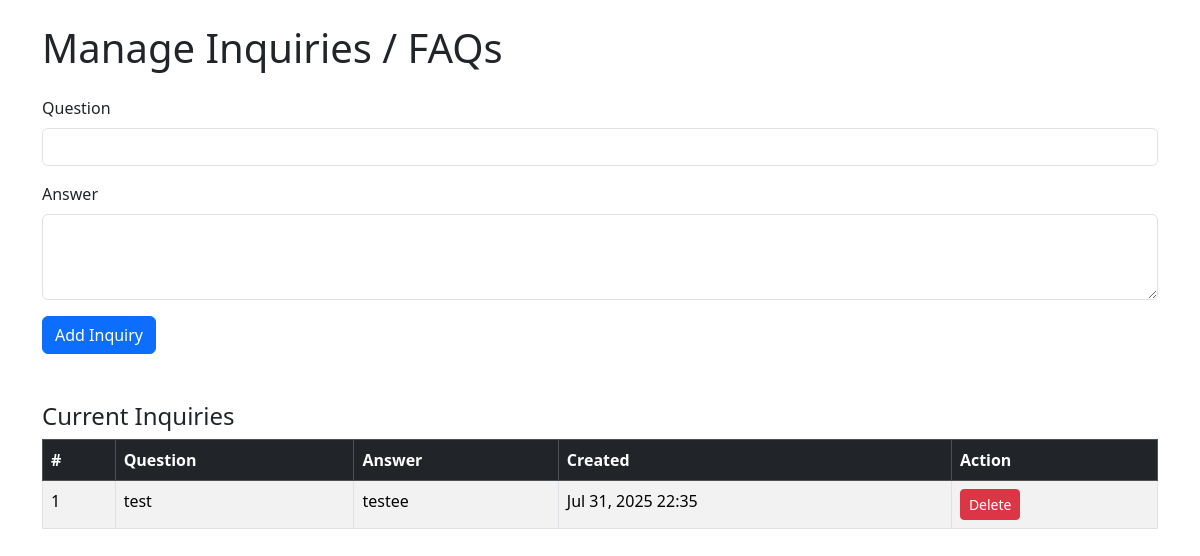
Page /inquiries/ on the earlier database version.
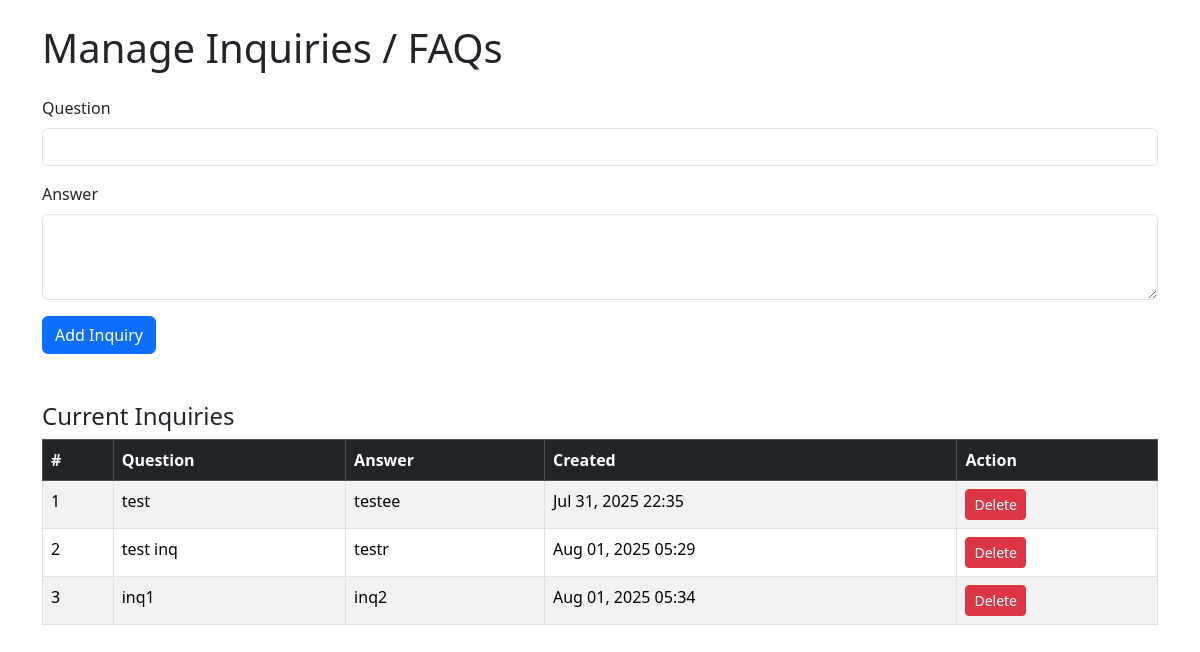
Same page on the later database version.
### apps/pages/models.py (models this page shows)
class Inquiry(models.Model):
    question = models.CharField(max_length=255)
    answer = models.TextField()
    created_at = models.DateTimeField(auto_now_add=True)

### apps/pages/super_admin.py (the view, shortened to what this page needs)
# urls.py: path('inquiries/', super_admin.inquiries_page, name='inquiries_page'),
def inquiries_page(request):
    inquiries = Inquiry.objects.all()
    return render(request, 'super_admin/inquiries.html', {'inquiries': inquiries})

### templates/super_admin/inquiries.html (shortened to what this page needs)
<!DOCTYPE html>
{% load static %}
<html lang="en">
<head>
    <link href="https://cdn.jsdelivr.net/npm/bootstrap@5.3.2/dist/css/bootstrap.min.css" rel="stylesheet" />
</head>
<body class="container py-4">
    <h1 class="mb-4">Manage Inquiries / FAQs</h1>
    <form method="post" action="{% url 'inquiries_page' %}" class="mb-5">
        <div class="mb-3">
            <label for="question" class="form-label">Question</label>
            <input type="text" name="question" id="question" class="form-control" required>
        </div>
        <div class="mb-3">
            <label for="answer" class="form-label">Answer</label>
            <textarea name="answer" id="answer" class="form-control" rows="3" required></textarea>
        </div>
        <button type="submit" class="btn btn-primary">Add Inquiry</button>
    </form>
    <h4>Current Inquiries</h4>
    {% if inquiries %}
    <table class="table table-bordered table-striped">
        <thead class="table-dark">
            <tr>
                <th>#</th>
                <th>Question</th>
                <th>Answer</th>
                <th>Created</th>
                <th>Action</th>
            </tr>
        </thead>
        <tbody>
            {% for inquiry in inquiries %}
            <tr>
                <td>{{ forloop.counter }}</td>
                <td>{{ inquiry.question }}</td>
                <td>{{ inquiry.answer }}</td>
                <td>{{ inquiry.created_at|date:"M d, Y H:i" }}</td>
                <td>
                    <a href="{% url 'delete_inquiry' inquiry.id %}" class="btn btn-danger btn-sm"
                        onclick="return confirm('Are you sure you want to delete this inquiry?');">
                        Delete
                    </a>
                </td>
            </tr>
            {% endfor %}
        </tbody>
    </table>
    {% else %}
    <p>No inquiries yet.</p>
    {% endif %}
</body>
</html>

Differences in the rows shown:
added Inquiry: question "test inq", answer "testr", created_at "Aug 01, 2025 05:29"
added Inquiry: question "inq1", answer "inq2", created_at "Aug 01, 2025 05:34"
